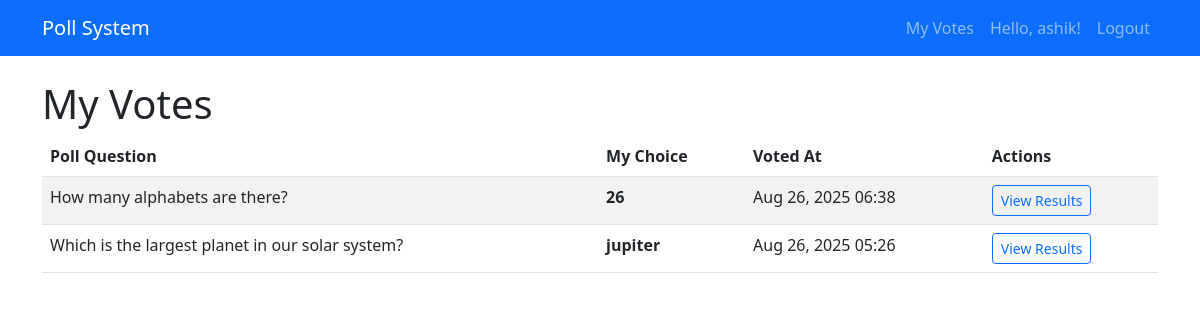
Page /my-votes/ (signed in) on the committed database.
### polls/models.py (models this page shows, shortened)
class Vote(models.Model):
    user = models.ForeignKey(User, on_delete=models.CASCADE)
    choice = models.ForeignKey(Choice, on_delete=models.CASCADE, related_name='votes')
    poll = models.ForeignKey(Poll, on_delete=models.CASCADE)  #  direct reference to poll
    voted_at = models.DateTimeField(default=timezone.now)
    class Meta:
        unique_together = ('user', 'poll')  # One vote per user per poll "database constrain"

class Choice(models.Model):
    poll = models.ForeignKey(Poll, on_delete=models.CASCADE, related_name='choices')
    text = models.CharField(max_length=200)

class Poll(models.Model):
    question = models.CharField(max_length=200)
    created_at = models.DateTimeField(default=timezone.now)
    expires_at = models.DateTimeField(null=True, blank=True)  # poll expiretime
    is_active = models.BooleanField(default=True)

### polls/views.py (the view)
# urls.py: path('my-votes/', views.my_votes, name='my_votes'),
@login_required
def my_votes(request):
    votes = Vote.objects.filter(user=request.user).select_related('choice__poll').order_by('-voted_at')
    return render(request, 'polls/my_votes.html', {'votes': votes})

### templates/polls/my_votes.html
{% extends 'base.html' %}
{% block content %}
<h1>My Votes</h1>
{% if votes %}
    <div class="table-responsive">
        <table class="table table-striped">
            <thead>
                <tr>
                    <th>Poll Question</th>
                    <th>My Choice</th>
                    <th>Voted At</th>
                    <th>Actions</th>
                </tr>
            </thead>
            <tbody>
                {% for vote in votes %}
                    <tr>
                        <td>{{ vote.choice.poll.question }}</td>
                        <td><strong>{{ vote.choice.text }}</strong></td>
                        <td>{{ vote.voted_at|date:"M d, Y H:i" }}</td>
                        <td>
                            <a href="{% url 'poll_results' vote.choice.poll.id %}" class="btn btn-sm btn-outline-primary">View Results</a>
                        </td>
                    </tr>
                {% endfor %}
            </tbody>
        </table>
    </div>
{% else %}
    <div class="text-center">
        <h3>No votes yet</h3>
        <p><a href="{% url 'poll_list' %}">Browse polls</a> to start voting!</p>
    </div>
{% endif %}
{% endblock %}

### templates/base.html (shortened to what this page needs)
<!DOCTYPE html>
<html lang="en">
<head>
    <link href="https://cdnjs.cloudflare.com/ajax/libs/bootstrap/5.3.0/css/bootstrap.min.css" rel="stylesheet">
</head>
<body>
    <nav class="navbar navbar-expand-lg navbar-dark bg-primary">
        <div class="container">
            <a class="navbar-brand" href="{% url 'poll_list' %}">Poll System</a>
            <div class="navbar-nav ms-auto">
                {% if user.is_authenticated %}
                    <a class="nav-link" href="{% url 'my_votes' %}">My Votes</a>
                    <span class="nav-link">Hello, {{ user.username }}!</span>
                    <a class="nav-link" href="{% url 'logout' %}">Logout</a>
                {% else %}
                    <a class="nav-link" href="{% url 'login' %}">Login</a>
                    <a class="nav-link" href="{% url 'register' %}">Register</a>
                {% endif %}
            </div>
        </div>
    </nav>
    <div class="container mt-4">
        {% block content %}
        {% endblock %}
    </div>
</body>
</html>

### rows in the picture
Vote: choice.poll.question "How many alphabets are there?", choice.text "26", voted_at "Aug 26, 2025 06:38"
Vote: choice.poll.question "Which is the largest planet in our solar system?", choice.text "jupiter", voted_at "Aug 26, 2025 05:26"

### other values in the picture
{{ user.username }} "ashik"
